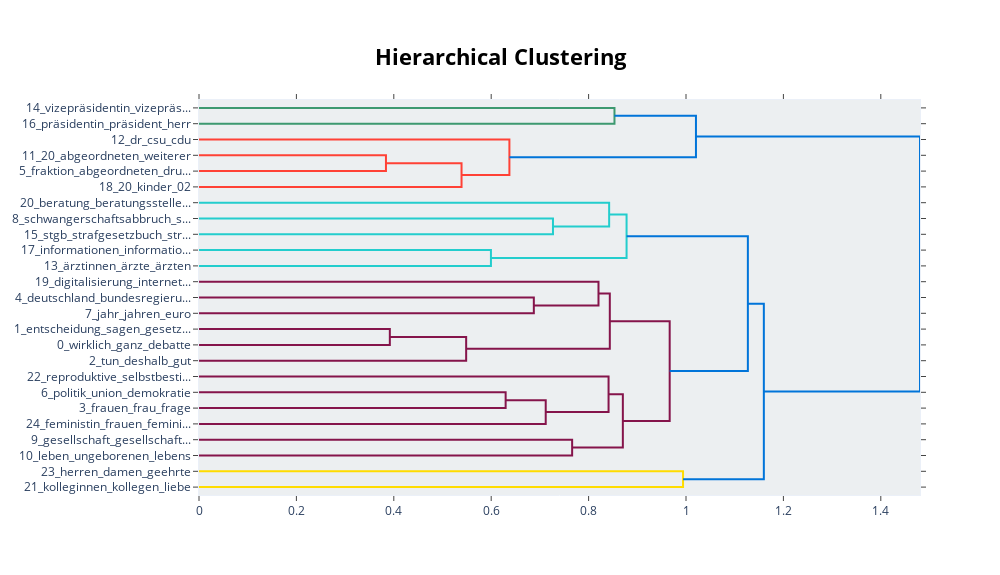

The code cell stored with this chart in its notebook:
### Code cell
topic_model.visualize_hierarchy(custom_labels=True)

### Figure 1 — Plotly figure (JSON) as saved in the notebook; plotly's stock layout.template omitted (floating-point values rounded to 4 significant figures)
{"data": [{"hoverinfo": "text", "marker": {"color": "rgb(61,153,112)"}, "mode": "lines", "type": "scatter", "x": [0, 0.8531, 0.8531, 0], "xaxis": "x", "y": [-5, -5, -15, -15], "yaxis": "y"}, {"hoverinfo": "text", "marker": {"color": "rgb(255,65,54)"}, "mode": "lines", "type": "scatter", "x": [0, 0.3839, 0.3839, 0], "xaxis": "x", "y": [-35, -35, -45, -45], "yaxis": "y"}, {"hoverinfo": "text", "marker": {"color": "rgb(255,65,54)"}, "mode": "lines", "type": "scatter", "x": [0.3839, 0.5391, 0.5391, 0], "xaxis": "x", "y": [-40, -40, -55, -55], "yaxis": "y"}, {"hoverinfo": "text", "marker": {"color": "rgb(255,65,54)"}, "mode": "lines", "type": "scatter", "x": [0, 0.6374, 0.6374, 0.5391], "xaxis": "x", "y": [-25, -25, -47.5, -47.5], "yaxis": "y"}, {"hoverinfo": "text", "marker": {"color": "rgb(0,116,217)"}, "mode": "lines", "type": "scatter", "x": [0.8531, 1.02, 1.02, 0.6374], "xaxis": "x", "y": [-10, -10, -36.25, -36.25], "yaxis": "y"}, {"hoverinfo": "text", "marker": {"color": "rgb(35,205,205)"}, "mode": "lines", "type": "scatter", "x": [0, 0.7268, 0.7268, 0], "xaxis": "x", "y": [-75, -75, -85, -85], "yaxis": "y"}, {"hoverinfo": "text", "marker": {"color": "rgb(35,205,205)"}, "mode": "lines", "type": "scatter", "x": [0, 0.8422, 0.8422, 0.7268], "xaxis": "x", "y": [-65, -65, -80, -80], "yaxis": "y"}, {"hoverinfo": "text", "marker": {"color": "rgb(35,205,205)"}, "mode": "lines", "type": "scatter", "x": [0, 0.5994, 0.5994, 0], "xaxis": "x", "y": [-95, -95, -105, -105], "yaxis": "y"}, {"hoverinfo": "text", "marker": {"color": "rgb(35,205,205)"}, "mode": "lines", "type": "scatter", "x": [0.8422, 0.878, 0.878, 0.5994], "xaxis": "x", "y": [-72.5, -72.5, -100, -100], "yaxis": "y"}, {"hoverinfo": "text", "marker": {"color": "rgb(133,20,75)"}, "mode": "lines", "type": "scatter", "x": [0, 0.6875, 0.6875, 0], "xaxis": "x", "y": [-125, -125, -135, -135], "yaxis": "y"}, {"hoverinfo": "text", "marker": {"color": "rgb(133,20,75)"}, "mode": "lines", "type": "scatter", "x": [0, 0.8203, 0.8203, 0.6875], "xaxis": "x", "y": [-115, -115, -130, -130], "yaxis": "y"}, {"hoverinfo": "text", "marker": {"color": "rgb(133,20,75)"}, "mode": "lines", "type": "scatter", "x": [0, 0.3918, 0.3918, 0], "xaxis": "x", "y": [-145, -145, -155, -155], "yaxis": "y"}, {"hoverinfo": "text", "marker": {"color": "rgb(133,20,75)"}, "mode": "lines", "type": "scatter", "x": [0.3918, 0.5486, 0.5486, 0], "xaxis": "x", "y": [-150, -150, -165, -165], "yaxis": "y"}, {"hoverinfo": "text", "marker": {"color": "rgb(133,20,75)"}, "mode": "lines", "type": "scatter", "x": [0.8203, 0.8435, 0.8435, 0.5486], "xaxis": "x", "y": [-122.5, -122.5, -157.5, -157.5], "yaxis": "y"}, {"hoverinfo": "text", "marker": {"color": "rgb(133,20,75)"}, "mode": "lines", "type": "scatter", "x": [0, 0.6296, 0.6296, 0], "xaxis": "x", "y": [-185, -185, -195, -195], "yaxis": "y"}, {"hoverinfo": "text", "marker": {"color": "rgb(133,20,75)"}, "mode": "lines", "type": "scatter", "x": [0.6296, 0.7119, 0.7119, 0], "xaxis": "x", "y": [-190, -190, -205, -205], "yaxis": "y"}, {"hoverinfo": "text", "marker": {"color": "rgb(133,20,75)"}, "mode": "lines", "type": "scatter", "x": [0, 0.841, 0.841, 0.7119], "xaxis": "x", "y": [-175, -175, -197.5, -197.5], "yaxis": "y"}, {"hoverinfo": "text", "marker": {"color": "rgb(133,20,75)"}, "mode": "lines", "type": "scatter", "x": [0, 0.7662, 0.7662, 0], "xaxis": "x", "y": [-215, -215, -225, -225], "yaxis": "y"}, {"hoverinfo": "text", "marker": {"color": "rgb(133,20,75)"}, "mode": "lines", "type": "scatter", "x": [0.841, 0.8703, 0.8703, 0.7662], "xaxis": "x", "y": [-186.2, -186.2, -220, -220], "yaxis": "y"}, {"hoverinfo": "text", "marker": {"color": "rgb(133,20,75)"}, "mode": "lines", "type": "scatter", "x": [0.8435, 0.9665, 0.9665, 0.8703], "xaxis": "x", "y": [-140, -140, -203.1, -203.1], "yaxis": "y"}, {"hoverinfo": "text", "marker": {"color": "rgb(0,116,217)"}, "mode": "lines", "type": "scatter", "x": [0.878, 1.127, 1.127, 0.9665], "xaxis": "x", "y": [-86.25, -86.25, -171.6, -171.6], "yaxis": "y"}, {"hoverinfo": "text", "marker": {"color": "rgb(255,220,0)"}, "mode": "lines", "type": "scatter", "x": [0, 0.9939, 0.9939, 0], "xaxis": "x", "y": [-235, -235, -245, -245], "yaxis": "y"}, {"hoverinfo": "text", "marker": {"color": "rgb(0,116,217)"}, "mode": "lines", "type": "scatter", "x": [1.127, 1.16, 1.16, 0.9939], "xaxis": "x", "y": [-128.9, -128.9, -240, -240], "yaxis": "y"}, {"hoverinfo": "text", "marker": {"color": "rgb(0,116,217)"}, "mode": "lines", "type": "scatter", "x": [1.02, 1.48, 1.48, 1.16], "xaxis": "x", "y": [-23.12, -23.12, -184.5, -184.5], "yaxis": "y"}], "layout": {"autosize": false, "height": 575, "hoverlabel": {"bgcolor": "white", "font": {"family": "Rockwell", "size": 16}}, "hovermode": "closest", "plot_bgcolor": "#ECEFF1", "showlegend": false, "title": {"font": {"color": "Black", "size": 22}, "text": "<b>Hierarchical Clustering</b>", "x": 0.5, "xanchor": "center", "yanchor": "top"}, "width": 1000, "xaxis": {"mirror": "allticks", "rangemode": "tozero", "showgrid": false, "showline": true, "showticklabels": true, "ticks": "outside", "type": "linear", "zeroline": false}, "yaxis": {"mirror": "allticks", "range": [-250, 0], "rangemode": "tozero", "showgrid": false, "showline": true, "showticklabels": true, "tickmode": "array", "ticks": "outside", "ticktext": ["14_vizepräsidentin_vizepräs...", "16_präsidentin_präsident_herr", "12_dr_csu_cdu", "11_20_abgeordneten_weiterer", "5_fraktion_abgeordneten_dru...", "18_20_kinder_02", "20_beratung_beratungsstelle...", "8_schwangerschaftsabbruch_s...", "15_stgb_strafgesetzbuch_str...", "17_informationen_informatio...", "13_ärztinnen_ärzte_ärzten", "19_digitalisierung_internet...", "4_deutschland_bundesregieru...", "7_jahr_jahren_euro", "1_entscheidung_sagen_gesetz...", "0_wirklich_ganz_debatte", "2_tun_deshalb_gut", "22_reproduktive_selbstbesti...", "6_politik_union_demokratie", "3_frauen_frau_frage", "24_feministin_frauen_femini...", "9_gesellschaft_gesellschaft...", "10_leben_ungeborenen_lebens", "23_herren_damen_geehrte", "21_kolleginnen_kollegen_liebe"], "tickvals": [-5, -15, -25, -35, -45, -55, -65, -75, -85, -95, -105, -115, -125, -135, -145, -155, -165, -175, -185, -195, -205, -215, -225, -235, -245], "type": "linear", "zeroline": false}}}
